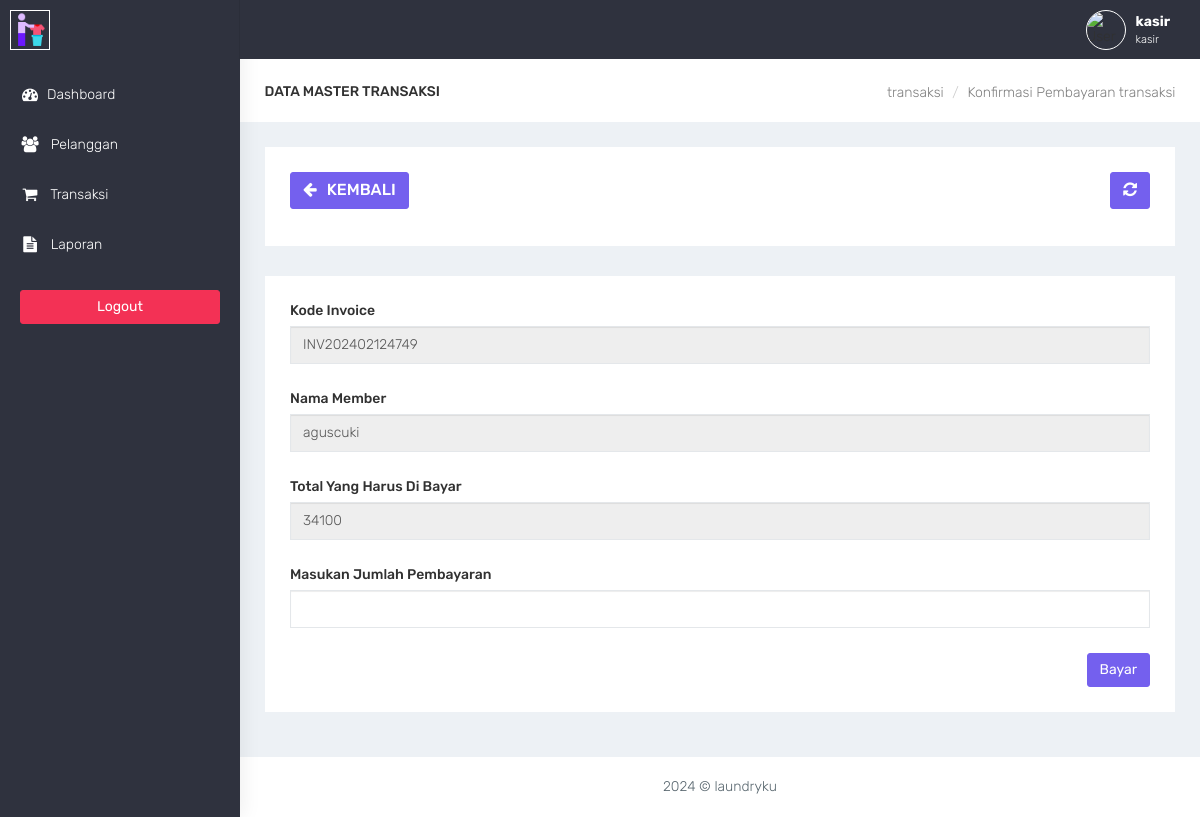
/kasir/transaksi_bayar.php?id=112 (signed in), run on the app's committed database.
### tables this page shows
CREATE TABLE `transaksi` (
  `id_transaksi` int(11) NOT NULL,
  `outlet_id` int(11) DEFAULT NULL,
  `kode_invoice` varchar(100) DEFAULT NULL,
  `member_id` int(11) DEFAULT NULL,
  `tgl` datetime DEFAULT NULL,
  `batas_waktu` datetime DEFAULT NULL,
  `tgl_pembayaran` datetime DEFAULT NULL,
  `biaya_tambahan` int(11) DEFAULT NULL,
  `diskon` double DEFAULT NULL,
  `pajak` double DEFAULT NULL,
  `status` enum('baru','proses','selesai','diambil') DEFAULT NULL,
  `status_bayar` enum('dibayar','belum') DEFAULT NULL,
  `user_id` int(11) DEFAULT NULL
);

CREATE TABLE `member` (
  `id_member` int(11) NOT NULL,
  `nama_member` varchar(100) DEFAULT NULL,
  `alamat_member` text DEFAULT NULL,
  `jenis_kelamin` enum('L','P') DEFAULT NULL,
  `telp_member` varchar(15) DEFAULT NULL,
  `no_ktp` varchar(30) DEFAULT NULL
);

CREATE TABLE `detail_transaksi` (
  `id_detail` int(11) NOT NULL,
  `transaksi_id` int(11) DEFAULT NULL,
  `paket_id` int(11) DEFAULT NULL,
  `qty` double DEFAULT NULL,
  `total_harga` double DEFAULT NULL,
  `keterangan` text DEFAULT NULL,
  `total_bayar` int(11) DEFAULT NULL,
  `total_pajak` int(11) DEFAULT NULL,
  `total_diskon` int(11) DEFAULT NULL,
  `total_asli` int(11) DEFAULT NULL
);

### kasir/functions.php (called while the page is built, shortened)
<?php
function ambilsatubaris($conn,$query){
    $db = mysqli_query($conn,$query);
    return mysqli_fetch_assoc($db);
}
?>

### kasir/transaksi_bayar.php (the view, shortened to what this page needs)
<?php
$title = 'transaksi';
require'functions.php';
$query = 'SELECT transaksi.*,member.nama_member , detail_transaksi.total_harga FROM transaksi INNER JOIN member ON member.id_member = transaksi.member_id INNER JOIN detail_transaksi ON detail_transaksi.transaksi_id = transaksi.id_transaksi WHERE transaksi.id_transaksi = ' . $_GET['id'];
$data = ambilsatubaris($conn,$query);
require'layout_header.php';
?>
<div class="container-fluid">
    <div class="row bg-title">
        <div class="col-lg-3 col-md-4 col-sm-4 col-xs-12">
            <h4 class="page-title">Data Master <?= $title ?></h4> </div>
        <div class="col-lg-9 col-sm-8 col-md-8 col-xs-12">
            <ol class="breadcrumb">
                <li><a href="outlet.php"><?= $title ?></a></li>
                <li><a href="#">Konfirmasi Pembayaran <?= $title ?></a></li>
            </ol>
        </div>
    </div>
    <div class="row">
        <div class="col-md-12 col-lg-12 col-sm-12 col-xs-12">
            <div class="white-box">
                <div class="row">
                    <div class="col-md-6">
                          <a href="javascript:void(0)" onclick="window.history.back();" class="btn btn-primary box-title"><i class="fa fa-arrow-left fa-fw"></i> Kembali</a>
                    </div>
                    <div class="col-md-6 text-right">
                        <button id="btn-refresh" class="btn btn-primary box-title text-right" title="Refresh Data"><i class="fa fa-refresh" id="ic-refresh"></i></button>
                    </div>
                </div>
            </div>
        </div>
    </div>
    <div class="row">
        <div class="col-md-12 col-lg-12 col-sm-12 col-xs-12">
            <div class="white-box">
                <form method="post" action="transaksi_bayar.php?id=<?= $data['id_transaksi'] ?>" id="form-submit">
                <div class="form-group">
                    <label>Kode Invoice</label>
                    <input type="text" name="kode_invoice" value="<?= $data['kode_invoice'] ?>" class="form-control" readonly>
                </div>
                <div class="form-group">
                    <label>Nama Member</label>
                    <input type="text" name="nama_member" value="<?= $data['nama_member'] ?>" class="form-control" readonly>
                </div>
                <div class="form-group">
                    <label>Total Yang Harus Di Bayar</label>
                    <input type="text" name="total_harga" value="<?= $data['total_harga'] ?>" class="form-control" readonly>
                </div>
                <div class="form-group">
                    <label>Masukan Jumlah Pembayaran</label>
                    <input type="number" name="total_bayar" id="total_bayar"  class="form-control">
                </div>
                <div class="text-right">
                    <button type="submit" name="btn-simpan" id="btn-simpan" class="btn btn-primary">Bayar</utton>
                </div>
                </form>
            </div>
        </div>
    </div>
</div>
<?php
require'layout_footer.php';
?>

### assets/css/colors/default.css (style rules this page uses)
body { background: #fff; }

### data on the page
transaksi: kode_invoice "INV202402124749", nama_member "aguscuki", total_harga "34100"

### other printed values
$title "TRANSAKSI"
$title "transaksi"
